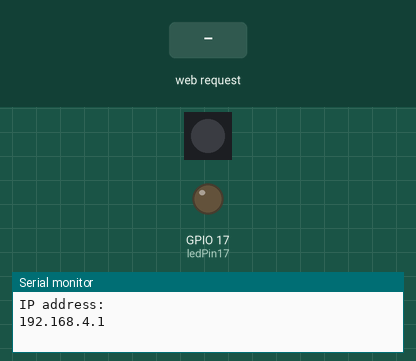
The sketch below on a simulated ESP32-S3. Parts: 1 RGB LEDs in strip order, left to right, output pins drawn as LEDs (lit = HIGH), the last lines printed to the serial monitor. The inputs (shaded band) are chosen by the test bench.

Above: at 2.2 s.
2.3 s: HTTP request GET /17/on received
At 2.8 s:
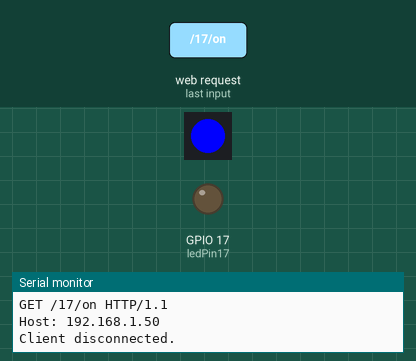
5.3 s: HTTP request GET /17/off received
At 6.3 s:
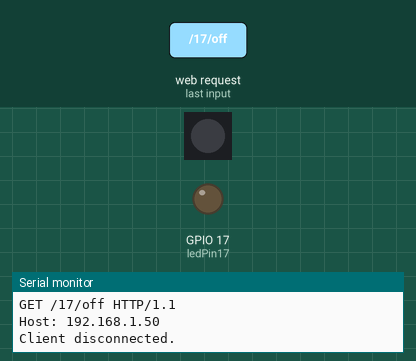
Timing chart, 0 to 8.3 s (numbered marks = the images above; inputs shaded):
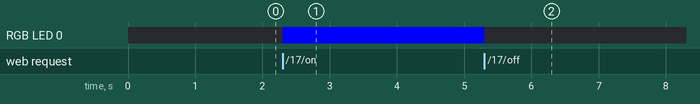

The sketch:

ESP32_S3_WebServer_LEDs.ino
```cpp
// Load Wi-Fi library
#include <WiFi.h>
#include <Adafruit_NeoPixel.h>


// metroPixel takes in both the number of pixels (1, the built-in) and the pin)
Adafruit_NeoPixel metroPixel = Adafruit_NeoPixel(1, PIN_NEOPIXEL);
// note: the max. of colors in these arrays is 220 instead of 255 (super-bright!!)
const int RED[ ] = {155, 0, 0};
const int WHITE[ ] = {155, 155, 155};
const int BLUE[ ] = {0, 0, 255};
const int BLACK [ ] = {0, 0, 0};


// Network credentials Here
const char* ssid     = "ESP32";
const char* password = "esp32";

// Set web server port number to 80
WiFiServer server(80);

// Variable to store the HTTP request
String header;

//variables to store the current LED states
String statePin16 = "off";
String statePin17 = "off";
//Output variable to GPIO pins
const int ledPin16 = LED_BUILTIN;
const int ledPin17 = 17;

// Current time
unsigned long currentTime = millis();
// Previous time
unsigned long previousTime = 0;
// Define timeout time in milliseconds
const long timeoutTime = 2000;

void setup() {
  delay(1000);
  Serial.begin(115200);

  pinMode(ledPin16, OUTPUT);      // set the LED pin mode
  digitalWrite(ledPin16, 0);      // turn LED off by default
  pinMode(ledPin17, OUTPUT);      // set the LED pin mode
  digitalWrite(ledPin17, 0);      // turn LED off by default

  WiFi.softAP(ssid,password);

  // Print IP address and start web server
  Serial.println("");
  Serial.println("IP address: ");
  Serial.println(WiFi.softAPIP());
  server.begin();

  // init. the NeoPixel library
  metroPixel.begin();

}

void loop() {
  WiFiClient client = server.available();   // Listen for incoming clients

  if (client) {                             // If a new client connects,
    currentTime = millis();
    previousTime = currentTime;
    Serial.println("New Client.");          // print a message out in the serial port
    String currentLine = "";                // make a String to hold incoming data from the client

    while (client.connected() && currentTime - previousTime <= timeoutTime) {
      // loop while the client's connected
      currentTime = millis();
      if (client.available()) {             // if there's bytes to read from the client,
        char c = client.read();             // read a byte, then
        Serial.write(c);                    // print it out the serial monitor
        header += c;
        if (c == '\n') {                    // if the byte is a newline character
          // if the current line is blank, you got two newline characters in a row.
          // that's the end of the client HTTP request, so send a response:
          if (currentLine.length() == 0) {
            // HTTP headers always start with a response code (e.g. HTTP/1.1 200 OK)
            // and a content-type so the client knows what's coming, then a blank line:
            client.println("HTTP/1.1 200 OK");
            client.println("Content-type:text/html");
            client.println("Connection: close");
            client.println();

            // turns the GPIOs on and off
            if (header.indexOf("GET /16/on") >= 0) {
              statePin16 = "on";
              digitalWrite(ledPin16, HIGH);               // turns the LED on
            } else if (header.indexOf("GET /16/off") >= 0) {
              statePin16 = "off";
              digitalWrite(ledPin16, LOW);                //turns the LED off
            }

            if (header.indexOf("GET /17/on") >= 0) {
              statePin17 = "on";
              //digitalWrite(ledPin17, HIGH);
              pixelWrite(BLUE);
          // turns the LED on
            } else if (header.indexOf("GET /17/off") >= 0) {
              statePin17 = "off";
              //digitalWrite(ledPin17, LOW);                //turns the LED off
              pixelWrite(BLACK);
            }

            // Display the HTML web page
            client.println("<!DOCTYPE html><html>");
            client.println("<head><meta name=\"viewport\" content=\"width=device-width, initial-scale=1\">");
            client.println("<link rel=\"icon\" href=\"data:,\">");
            // CSS to style the on/off buttons
            client.println("<style>html { font-family: monospace; display: inline-block; margin: 0px auto; text-align: center;}");
            client.println(".button { background-color: yellowgreen; border: none; color: white; padding: 16px 40px;");
            client.println("text-decoration: none; font-size: 32px; margin: 2px; cursor: pointer;}");
            client.println(".button2 {background-color: gray;}</style></head>");

            client.println("<body><h1>ESP32 Web Server</h1>");
            client.println("<p>Control LED State</p>");

            if (statePin16 == "off") {
              client.println("<p><a href=\"/16/on\"><button class=\"button\">ON</button></a></p>");
            } else {
              client.println("<p><a href=\"/16/off\"><button class=\"button button2\">OFF</button></a></p>");
            }
            if (statePin17 == "off") {
              client.println("<p><a href=\"/17/on\"><button class=\"button\">ON</button></a></p>");
            } else {
              client.println("<p><a href=\"/17/off\"><button class=\"button button2\">OFF</button></a></p>");
            }
            client.println("</body></html>");

            // The HTTP response ends with another blank line
            client.println();
            // Break out of the while loop
            break;
          } else { // if you got a newline, then clear currentLine
            currentLine = "";
          }
        } else if (c != '\r') {  // if you got anything else but a carriage return character,
          currentLine += c;      // add it to the end of the currentLine
        }
      }
    }
    // Clear the header variable
    header = "";
    // Close the connection
    client.stop();
    Serial.println("Client disconnected.");
    Serial.println("");
  }


}


// takes in a pre-defined color (integer array) and sets the pixel to that color
void pixelWrite(const int* color) {
  metroPixel.setPixelColor(0, metroPixel.Color(color[0],color[1],color[2]));
  // write the pixel color to the Metro's Neopixel
  metroPixel.show();

}
```

Measured:
- after the input at 2.3 s, RGB LED 0: off → RGB(0, 0, 255) at once
- after the input at 5.3 s, RGB LED 0: RGB(0, 0, 255) → off at once
